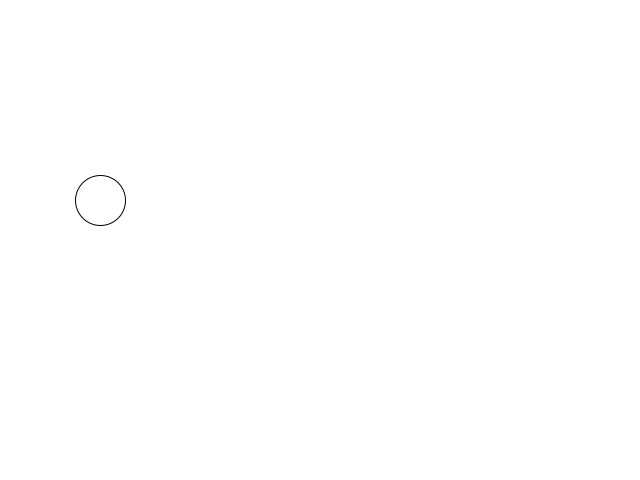
Frame 1 (no input)
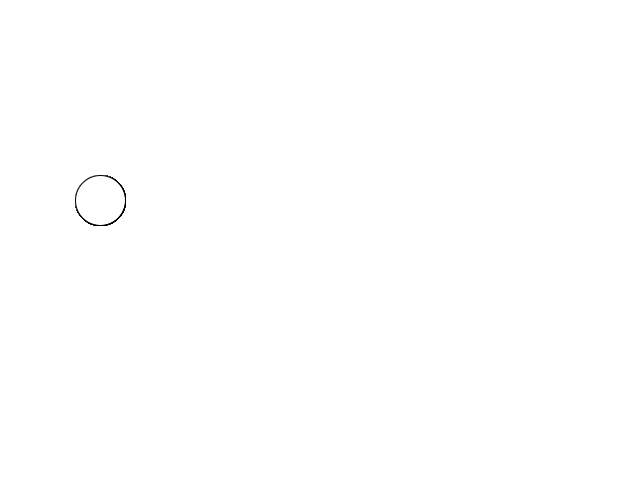
Frame 60 (the mouse pressed at the canvas centre just before this capture)
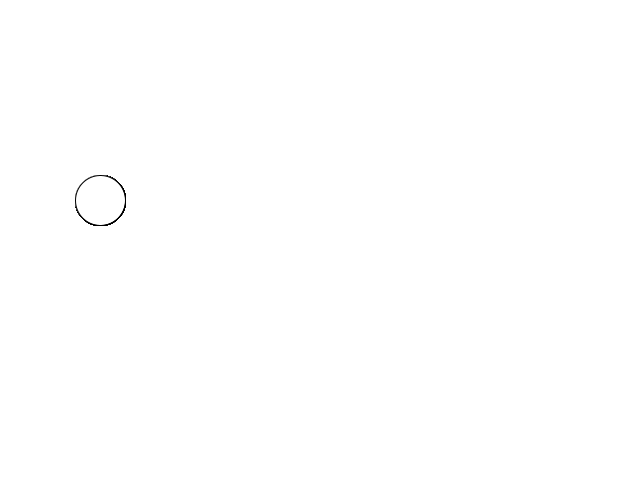
Frame 120 (the mouse held since frame 60 and released just before this capture)

The Processing sketch that drew these frames (run headless with seeded random() and noise(); from frame 60 on, the mouse is pressed at the canvas centre):

// Processing sketch: faces
// ── faces.pde
void setup() {
  size(640, 480);
  background(255, 255, 255);
}

void draw() {
  ellipse(100, 200, 50, 50);  
}
